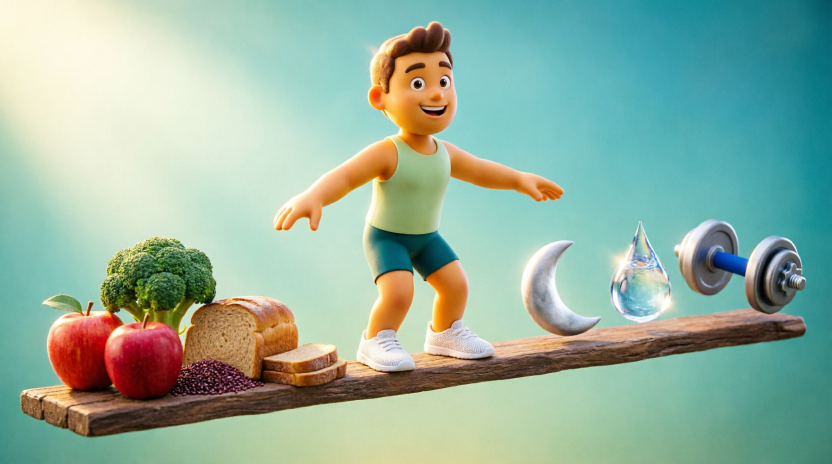
#> input picture Materials/illustrations/1.png, 1664 x 928 px (shown at 1/2 size); its folder holds 4 pictures in this run
$ python optimize_help_images.py
#> lines starting #> are read from the running program, lines starting #| are printed output that depends on the picture
"""Optimize help illustrations: resize to max 832px wide (2x for ~416dp mobile),
convert to palette-optimized PNG for smallest file size."""

from PIL import Image
import os

SRC = os.path.join(os.path.dirname(__file__), '..', 'Materials', 'illustrations')
DST = os.path.join(os.path.dirname(__file__), '..', 'public', 'help')

os.makedirs(DST, exist_ok=True)

TARGET_W = 832  # 2x for ~416dp mobile viewport

names = [
    'hero.png',        # 1
    'purpose.png',     # 2
    'analysis.png',    # 3
    'provider.png',    # 4
    'settings.png',    # 5
    'features.png',    # 6
    'calories.png',    # 7
    'water.png',       # 8
    'sleep.png',       # 9
    'tips.png',        # 10
]

for i, name in enumerate(names, 1):
    src_path = os.path.join(SRC, f'{i}.png')
    dst_path = os.path.join(DST, name)

    img = Image.open(src_path).convert('RGBA')
    orig_size = os.path.getsize(src_path)

    w, h = img.size
#> w = 1664; h = 928
    if w > TARGET_W:
        ratio = TARGET_W / w
#> ratio = 0.5
        new_size = (TARGET_W, int(h * ratio))
#> new_size = (832, 464)
        img = img.resize(new_size, Image.LANCZOS)
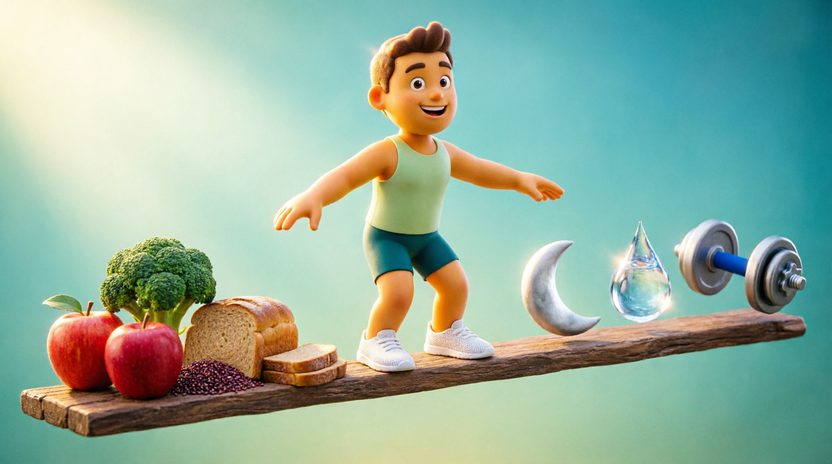
#> img: PIL image 832x464 RGBA; mean R, G, B, A 147.7, 177.4, 159.3, 255

    img_quantized = img.quantize(colors=256, method=Image.Quantize.FASTOCTREE)
    img_quantized.save(dst_path, 'PNG', optimize=True)
    new_size = os.path.getsize(dst_path)

    print(f'{i}. {name}: {orig_size/1024:.0f}KB -> {new_size/1024:.0f}KB ({new_size/orig_size*100:.0f}%) [{img.size[0]}x{img.size[1]}]')
#| 1. hero.png: 1982KB -> 88KB (4%) [832x464]
#> pass 2 of the loop `for i, name in enumerate(names, 1):`:
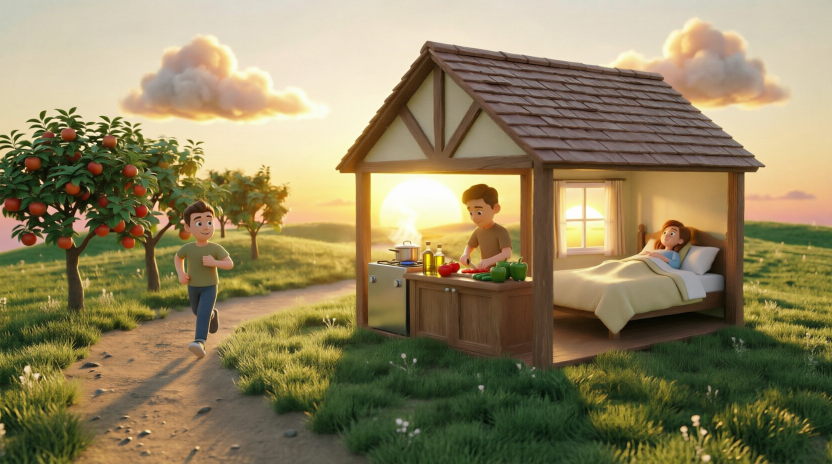
#> input picture Materials/illustrations/2.png, 1664 x 928 px (shown at 1/2 size)
#> `img = img.resize(new_size, Image.LANCZOS)`:
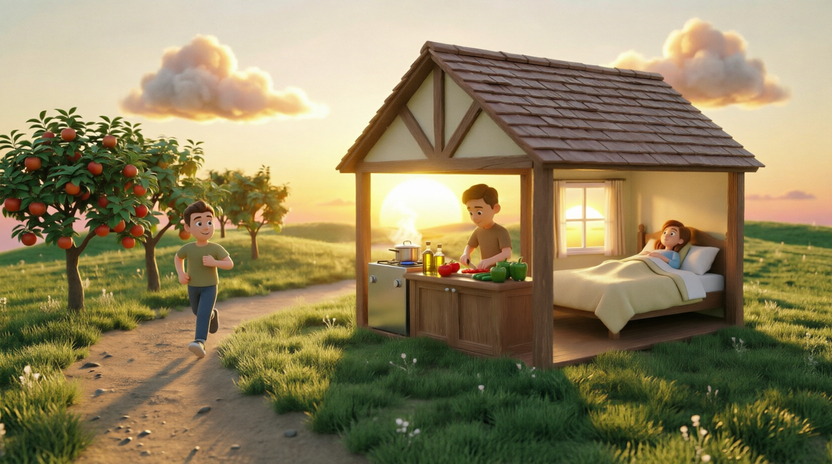
#> img: PIL image 832x464 RGBA; mean R, G, B, A 142.9, 130.8, 94.1, 255
#| 2. purpose.png: 2204KB -> 123KB (6%) [832x464]
#> pass 3 of the loop `for i, name in enumerate(names, 1):`:
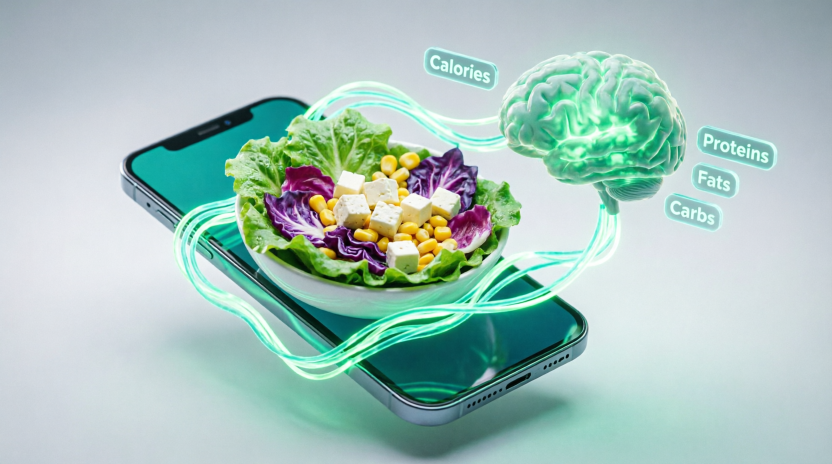
#> input picture Materials/illustrations/3.png, 1664 x 928 px (shown at 1/2 size)
#> `img = img.resize(new_size, Image.LANCZOS)`:
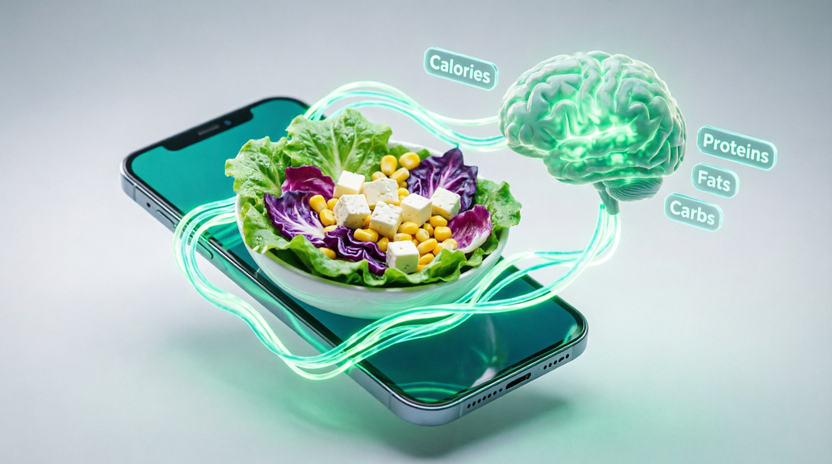
#> img: PIL image 832x464 RGBA; mean R, G, B, A 166.6, 194.9, 189, 255
#| 3. analysis.png: 2041KB -> 93KB (5%) [832x464]
#> (the run stopped early here; a loop or call above may not have finished)
